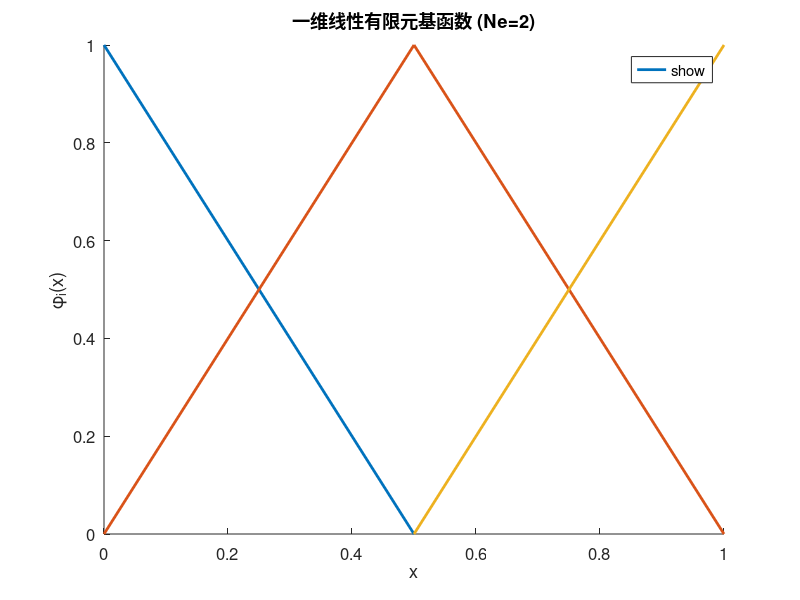

This figure's MATLAB source:
clear;
L = 1;
Ne = 2;
h = L/Ne;
x = 0:h:L;
figure('Position', [100, 100, 600, 400]);
hold on;
colors = lines(Ne+1);  % 生成 Ne+1 种不同颜色
for i = 1:Ne+1
    if i == 1
        x_plot = [x(1), x(2)];
        y = [1, 0];
    elseif i == Ne+1
        x_plot = [x(Ne), x(Ne+1)];
        y = [0, 1];
    else
        x_plot = [x(i-1), x(i), x(i+1)];
        y = [0, 1, 0];
    end
    % 绘制基函数曲线，并设置图例条目
    plot(x_plot, y, 'Color', colors(i, :), 'LineWidth', 2, 'DisplayName', sprintf('\\phi_%d', i));
    
end
legend('show', 'Location', 'best');
xlim([0, L]);       
ylim([0, 1]);
set(gca,'FontSize',12);  
xlabel('x');
ylabel('\phi_i(x)');
title(sprintf('一维线性有限元基函数 (Ne=%d)', Ne));
grid off;
hold off;
set(gca,'LooseInset',get(gca,'TightInset'));
% 导出为无白边PDF
exportgraphics(gcf,'jihanshu.png','Resolution',300);
